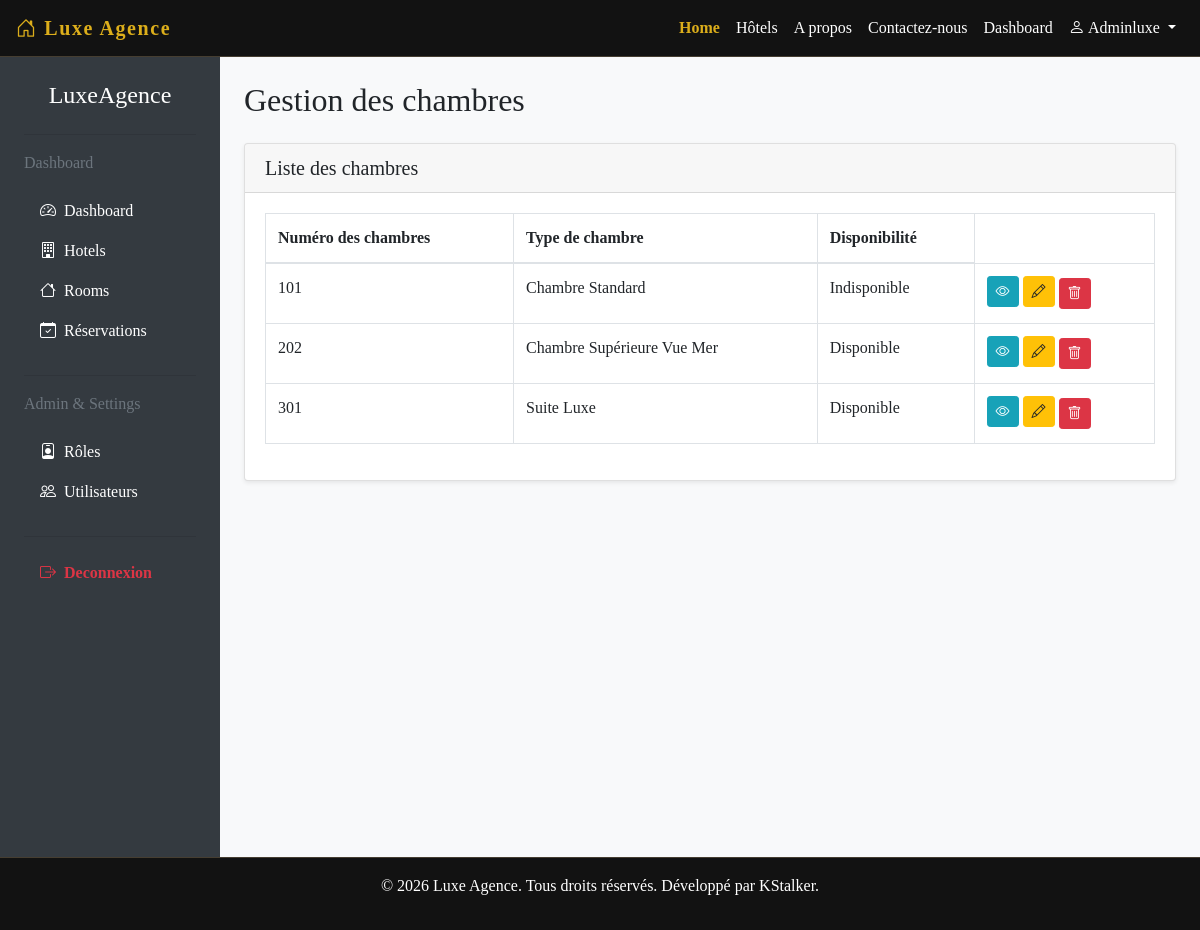
The app's page /gestionrooms/ (signed in), older data.
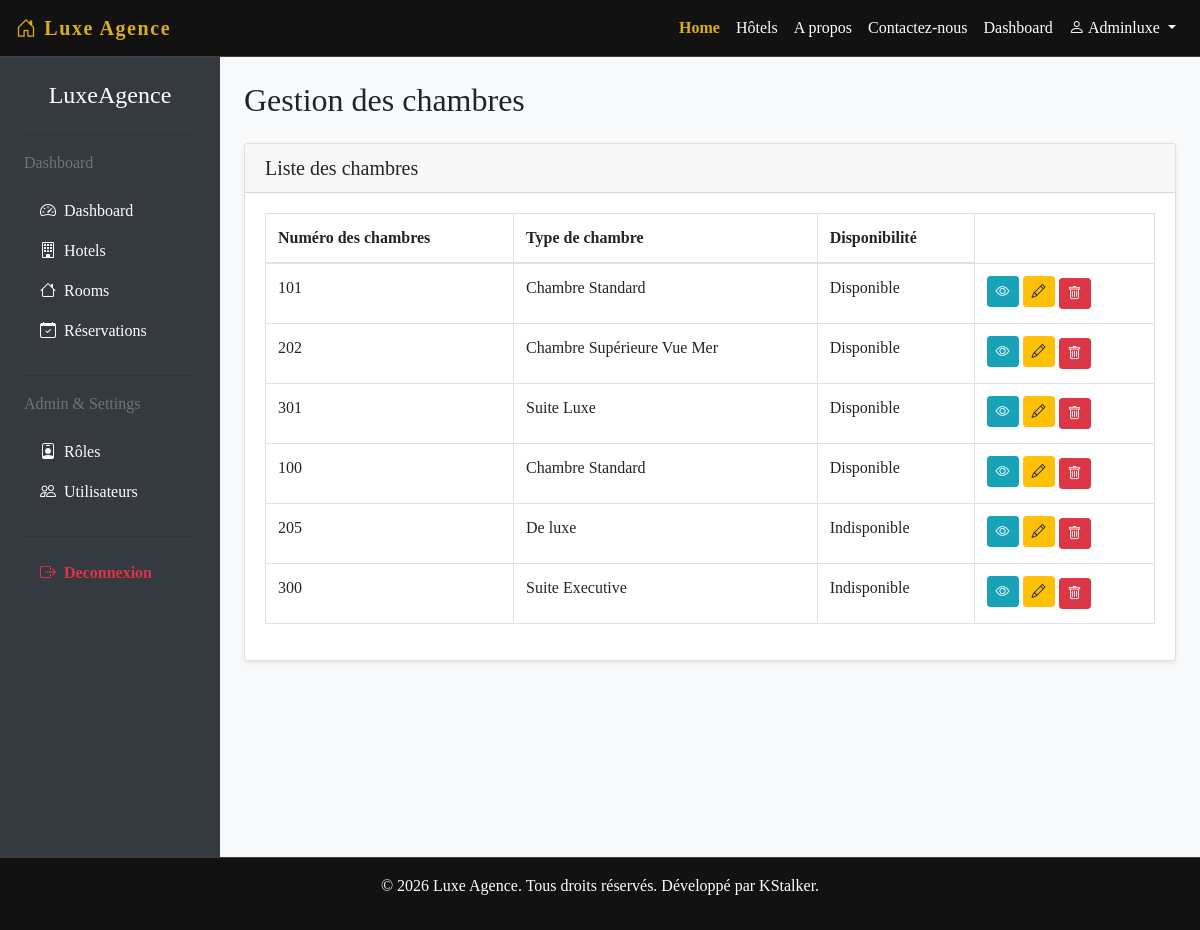
The same page, newer data.
### Agence/models.py (models this page shows)
class Room(models.Model):
    hotel = models.ForeignKey(Hotel, on_delete=models.CASCADE)
    room_number = models.CharField(max_length=20)
    room_type = models.CharField(max_length=100)
    price_per_night = models.DecimalField(max_digits=10, decimal_places=2)
    available = models.BooleanField(default=True)
    capacity = models.IntegerField()
    image = models.ImageField(upload_to='rooms/', default='rooms/default.jpg')

### Agence/views.py (the view)
# urls.py: path('gestionrooms/', views.GestionRoomView.as_view(), name='gestrooms'),
class GestionRoomView(LoginRequiredMixin,ListView):
    model = Room
    template_name = 'administrateur/gestrooms.html'
    context_object_name = 'rooms'

### Agence/templates/administrateur/gestrooms.html (shortened to what this page needs)
{% extends 'base.html' %}
{% block content %}
<div class="d-flex" style="min-height: 100vh;">
    {% include 'administrateur/sidebar.html' %}
    <div class="container-fluid py-4 px-4" style="flex: 1; background-color: #f8f9fa;">
        <div class="mb-4">
            <h2 class="fw-bold">Gestion des chambres</h2>
        </div>
        <div class="row g-4">
            <div class="col-lg-12">
                <div class="card shadow-sm">
                    <div class="card-header d-flex justify-content-between align-items-center">
                        <h5 class="mb-0">Liste des chambres</h5>
                    </div>
                    <div class="card-body">
                        <table class="table table-bordered">
                            <thead>
                                <tr>
                                    <th>Numéro des chambres</th>
                                    <th>Type de chambre</th>
                                    <th>Disponibilité</th>
                                </tr>
                            </thead>
                            <tbody>
                                {% for room in rooms %}
                                <tr>
                                    <td>{{ room.room_number }}</td>
                                    <td>{{ room.room_type }}</td>
                                    <td>{{ room.available|yesno:"Disponible,Indisponible" }}</td>
                                    <td>
                                        <a href="{% url 'detail_room' room.id %}" class="btn btn-info btn-sm mb-1"><i class="bi bi-eye "></i></a>
                                        <a href="{% url 'edit_room' room.id %}" class="btn btn-warning btn-sm mb-1"><i class="bi bi-pencil "></i></a>
                                        <form action="{% url 'delete_room' room.id %}" method="post" style="display:inline;">
                                                <button type="submit" class="btn btn-danger btn-sm"
                                                    onclick="return confirm('Voulez-vous vraiment supprimer cette chambre ?');">
                                                    <i class="bi bi-trash"></i>
                                                </button>
                                        </form>
                                    </td>
                                </tr>
                                {% empty %}
                                <tr>
                                    <td colspan="4" class="text-center text-muted">Aucune chambre disponible</td>
                                </tr>
                                {% endfor %}
                            </tbody>
                        </table>
                    </div>
                </div>
            </div>
        </div>
    </div>
</div>
{% endblock %}

Row changes from the older to the newer data that the page shows:
changed Room (number 1 of 6 on the later page): available "Indisponible" → "Disponible"
added Room: room_number "100", room_type "Chambre Standard", available "Disponible"
added Room: room_number "205", room_type "De luxe", available "Indisponible"
added Room: room_number "300", room_type "Suite Executive", available "Indisponible"
